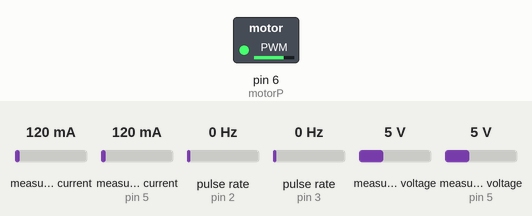
A sketch run on a simulated Arduino Mega 2560, built with avr-gcc and run on an emulated ATmega2560. On the bench: switched loads named in the sketch (green lamp = pin HIGH). Wiring (inferred from the names in the program): 2 × pulse sensor: data pin 2 / data pin 3. The inputs (shaded band) are chosen by the test bench; at power-on: measured current 120 mA, measured current (sensor on pin 5) 120 mA, pulse rate (sensors on pin 2, pin 3) 0 Hz, measured voltage 5 V, measured voltage (sensor on pin 5) 5 V. Random numbers use the default seed unless the sketch sets one; what the sketch prints to the serial monitor is not drawn.

Above: at 0.05 s.
At 11.15 s:
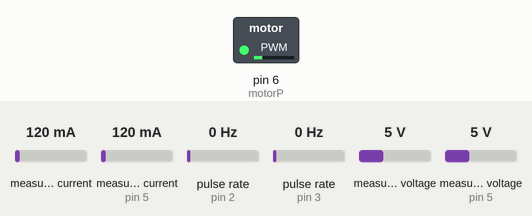
At 22.25 s:
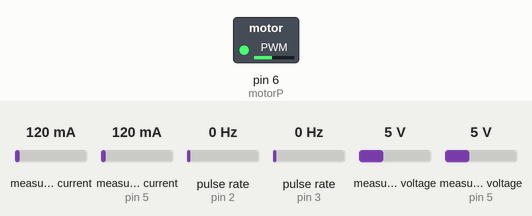
Timing chart, 0 to 43.4 s (numbered marks = the images above):
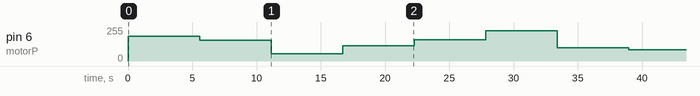

The sketch:

rtual_prediccion_corriente_generador_pololu_sistema_embebido.ino
```cpp
#include <Adafruit_INA219.h>//sensor corriente

Adafruit_INA219 sensorMotorP (0x40);
Adafruit_INA219 sensorGeneradorP (0x45);

// Pines Pwm
int motorP = 6; // Pin 6 Arduino Mega (para motor Pololu)

// Pines para interrupcion de encoder
int encoderMotor = 2;
int encoderGenerador = 3;

int resistencia = 10;
int numeroDato = 0; // Conteo de datos por ciclo util
int forSobreImpulso = 0; // Limite de for a un solo ciclo para el sobre impulso

unsigned int rpmMotor = 0;            // Revoluciones por minuto calculadas.
unsigned int rpmGenerador = 0;        // Revoluciones por minuto calculadas.
volatile byte pulsosMotor = 0;        // Número de pulsos leidos por el Arduino en un segundo
volatile byte pulsosGenerador = 0;    // Número de pulsos leidos por el Arduino en un segundo
unsigned long tiempoMotor = 0;        // Tiempo
unsigned long tiempoGenerador = 0;    // Tiempo
static volatile unsigned long tiempoReboteMotor = 0;     // Tiempo del rebote.
static volatile unsigned long tiempoReboteGenerador = 0; // Tiempo del rebote.
unsigned int numeroMuescas = 12; // Número de muescas que tiene el disco del encoder.

// Valor random para ciclo util
float pwmMotor; // Para motor Pololu

float svMotor = 0; // Shuntvoltage
float faMotor = 0; // Fuente Alimentacion
float vMotor = 0; // Voltaje de la carga en mV
float cMotor = 0; // Corriente de la carga en mA
float svGenerador = 0; // Shuntvoltage
float faGenerador = 0; // Fuente Alimentacion
float vGenerador = 0; // Voltaje de la carga en mV
float cGenerador = 0; // Corriente de la carga en mA

// Variables autorregresoras
float corriente1 = 0; // Autorregresor uno variable de salida corriente generador
float corriente2 = 0; // Autorregresor dos variable de salida corriente generador
float corriente3 = 0; // Autorregresor tres variable de salida corriente generador
float autorreresoresCorriente[4] = {0, 0, 0, 0}; // Arreglo donde se realiza el corriemiento de autorregresores

// Peso de coeficientes variables de entrada
float pesoEntrada[10][6] = {{ 0.10433859,  0.07615146,  0.30752148, -0.37842551, -0.28603359,     0.26281427},
  { 0.02611759, -0.0442557 ,  0.27074476,  0.21024687,  0.34993859,   -0.24395077},
  { 0.21613436, -0.17935778, -0.01416489,  0.05304785, -0.11315   ,    0.03063525},
  { -0.20926019,  0.16096659,  0.06224134,  0.08137274, -0.14171729,    0.37267934},
  { 0.26710852,  0.05678658, -0.22075162, -0.1269945 ,  0.15589049,   -0.19908153},
  { -0.32469995,  0.18027679,  0.07767284,  0.46223136, -0.23437649,   -0.26049152},
  { 0.07638786, -0.01203665,  0.18285504,  0.38721025, -0.11642481,    0.36318586},
  { -0.27976162, -0.0887764 ,  0.85897466, -0.71028213,  0.17607334,    0.46972637},
  { 0.31047586, -0.43326161,  0.2170249 , -0.25924324,  0.3417878 ,    0.45916226},
  { 0.02029994, -0.68222511,  0.41072451, -0.35316739,  0.34135534,    0.11827475}
};
// Peso de coeficientes primera capa oculta
float pesoSalida[6] = {0.15030452, -0.52454721,  0.67321959, -0.97381235,  0.16827032, 0.60860765};
// Peso de coeficientes neuronas vacias
float pesoVacioEntrada[6] = { -0.28368652, -0.08180608,  0.04067154,  0.3984017 ,  0.34561398, 0.23757913};
float pesoVacioSalida = 0.04162424;

// Variables redes neuronales
float salidaCapaUno[4];
float prediccionCapaSalida;

void setup() {

  Serial.begin (9600); // Establecer velocidad puerto serial

  // configuracion pines de encoder
  pinMode(encoderMotor, INPUT);
  pinMode(encoderGenerador, INPUT);

  // Configuracion pines PWM de motores
  pinMode(motorP, OUTPUT); // Para motor Pololu

  attachInterrupt(0, interrupcionMotor, RISING); //interrupcion 1 - pin 2
  attachInterrupt(1, interrupcionGenerador, RISING); //interrupcion 2 - pin3

  // Establecer transmision de datos con sensores INA219
  sensorMotorP.begin(); //sensores de corriente
  sensorGeneradorP.begin();

}

void loop(void) {

  pwmMotor = random(30, 255);

  for (int i = 1; i <= 300; i++) {

    analogWrite(motorP, pwmMotor); //valor 0-255

    if (millis() - tiempoMotor >= 1000) { // Se actualiza cada medio segundo
      noInterrupts(); // Desconectamos las interrupciones para que no actué en esta parte del programa.
      rpmMotor = ((60000) / numeroMuescas) / (millis() - tiempoMotor) * pulsosMotor; // Calculamos las revoluciones por minuto
      tiempoMotor = millis(); // Almacenamos el tiempo actual
      pulsosMotor = 0;
      interrupts(); // Reiniciamos la interrupción
    }

    if (millis() - tiempoGenerador >= 1000) { // Se actualiza cada medio segundo
      noInterrupts();
      rpmGenerador = ((60000) / numeroMuescas) / (millis() - tiempoGenerador) * pulsosGenerador; // Calculamos las revoluciones por minuto
      tiempoGenerador = millis(); // Almacenamos el tiempo actual
      pulsosGenerador = 0;
      interrupts(); // Reiniciamos la interrupción
    }

    svMotor = sensorMotorP.getShuntVoltage_mV();
    faMotor = sensorMotorP.getBusVoltage_V();
    cMotor = (sensorMotorP.getCurrent_mA());
    vMotor = (faMotor * 1000) + svMotor ;

    svGenerador = sensorGeneradorP.getShuntVoltage_mV();
    faGenerador = sensorGeneradorP.getBusVoltage_V();
    cGenerador = (sensorGeneradorP.getCurrent_mA());
    vGenerador = (faGenerador * 1000) + svGenerador;

    corriente1 = autorreresoresCorriente[2];
    corriente2 = autorreresoresCorriente[1];
    corriente3 = autorreresoresCorriente[0];

    red();

    autorreresoresCorriente[3] = prediccionCapaSalida;

    Serial.println( (String) prediccionCapaSalida + "," + cGenerador );

    //Serial.println( (String) pwmMotor + ",  " + rpmMotor + "," + rpmGenerador + ",  " + cMotor + "," + cGenerador + ",  " + vMotor + "," + vGenerador + ",  " + resistencia + ",  " + numeroDato  + ",  --- " + prediccionCapaSalida+ ",   " + corriente1 + "," + corriente2 + "," + corriente3 );
    delay(5);

    autorreresoresCorriente[0] = autorreresoresCorriente[1];
    autorreresoresCorriente[1] = autorreresoresCorriente[2];
    autorreresoresCorriente[2] = autorreresoresCorriente[3];
  }
  rpmMotor = rpmGenerador = 0; //para cambiar de pwm
  numeroDato++;
}

void interrupcionMotor()
{
  if (  digitalRead (encoderMotor) && (micros() - tiempoReboteMotor > 500) && digitalRead (encoderMotor) ) {
    //  Vuelve a comprobar que el encoder envia una señal buena y luego comprueba que el tiempo es superior a 1000 microsegundos y vuelve a comprobar que la señal es correcta.
    tiempoReboteMotor = micros(); // Almacena el tiempo para comprobar que no contamos el rebote que hay en la señal.
    pulsosMotor++;  // Suma el pulso bueno que entra.
  }
}
void interrupcionGenerador()
{
  if (  digitalRead (encoderGenerador) && (micros() - tiempoReboteGenerador > 500) && digitalRead (encoderGenerador) ) {
    // Vuelve a comprobar que el encoder envia una señal buena y luego comprueba que el tiempo es superior a 1000 microsegundos y vuelve a comprobar que la señal es correcta.
    tiempoReboteGenerador = micros(); // Almacena el tiempo para comprobar que no contamos el rebote que hay en la señal.
    pulsosGenerador++;  // Suma el pulso bueno que entra.
  }
}

float logic(float n)
{
  return (1.0 / (1.0 + (exp(-n))));
}

void red ()
{
  //valores normalizados
  float pwmMotorN = (pwmMotor - 30) / (251 - 30); // Variable normarlizada valor Pwm
  float rpmMotorN = ((float)rpmMotor / 1265.00); // Variable normarlizada valor RPM motor
  float rpmGeneradorN = ((float)rpmGenerador / 1265.00); // Variable normarlizada valor RPM generador
  float cMotorN = (cMotor - (-318.50)) / (1576.10 - (-318.50)); // Variable normarlizada valor Corriente motor
  float vMotorN = (vMotor / 12154.48); // Variable normarlizada valor Voltaje motor
  float vGeneradorN = (vGenerador - (-0.09)) / (9535.91 - (-0.09)); // Variable normarlizada valor Voltaje generador
  float resistenciaN = resistencia / 24; // Variable normarlizada valor resistencia de carga
  float corriente1N = (corriente1 - (-1.30)) / (648.80 - (-1.30)); // Variable normarlizada valor Corriente motor autorregresor 1
  float corriente2N = (corriente2 - (-1.30)) / (648.80 - (-1.30)); // Variable normarlizada valor Corriente motor autorregresor 2
  float corriente3N = (corriente3 - (-1.30)) / (648.80 - (-1.30)); // Variable normarlizada valor Corriente motor autorregresor 3

  //primera capa oculta
  for (int i = 0; i <= 5; i++)
  {
    salidaCapaUno[i] = logic( pesoVacioEntrada[i] + ((pwmMotorN * pesoEntrada[0][i]) + (rpmMotorN * pesoEntrada[1][i])+ (rpmGeneradorN * pesoEntrada[2][i]) + (cMotorN * pesoEntrada[3][i]) + (vMotorN * pesoEntrada[4][i])+ (vGeneradorN * pesoEntrada[5][i]) + (resistenciaN * pesoEntrada[6][i]) + (corriente1N * pesoEntrada[7][i])+ (corriente2N * pesoEntrada[8][i]) + (corriente3N * pesoEntrada[9][i])));
  }

  //salida
  prediccionCapaSalida = ( pesoVacioSalida + ((salidaCapaUno[0] * pesoSalida[0]) + (salidaCapaUno[1] * pesoSalida[1])+ (salidaCapaUno[2] * pesoSalida[2]) + (salidaCapaUno[3] * pesoSalida[3]) + (salidaCapaUno[4] * pesoSalida[4]) + (salidaCapaUno[5] * pesoSalida[5])));

  //quitar normalizacion
  prediccionCapaSalida = (prediccionCapaSalida * (648.80 - (-1.30))) + (-1.30);
}
```
